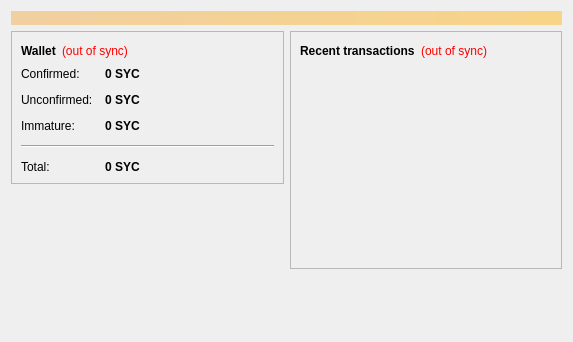
<?xml version="1.0" encoding="UTF-8"?>
<ui version="4.0">
 <class>OverviewPage</class>
 <widget class="QWidget" name="OverviewPage">
  <property name="geometry">
   <rect>
    <x>0</x>
    <y>0</y>
    <width>573</width>
    <height>342</height>
   </rect>
  </property>
  <property name="windowTitle">
   <string>Form</string>
  </property>
  <layout class="QVBoxLayout" name="topLayout">
   <item>
    <widget class="QLabel" name="labelAlerts">
     <property name="visible">
      <bool>false</bool>
     </property>
     <property name="styleSheet">
      <string notr="true">background-color: qlineargradient(x1: 0, y1: 0, x2: 1, y2: 0, stop:0 #F0D0A0, stop:1 #F8D488); color:#000000;</string>
     </property>
     <property name="wordWrap">
      <bool>true</bool>
     </property>
     <property name="margin">
      <number>3</number>
     </property>
    </widget>
   </item>
   <item>
    <layout class="QHBoxLayout" name="horizontalLayout" stretch="1,1">
     <item>
      <layout class="QVBoxLayout" name="verticalLayout_2">
       <item>
        <widget class="QFrame" name="frame">
         <property name="frameShape">
          <enum>QFrame::StyledPanel</enum>
         </property>
         <property name="frameShadow">
          <enum>QFrame::Raised</enum>
         </property>
         <layout class="QVBoxLayout" name="verticalLayout_4">
          <item>
           <layout class="QHBoxLayout" name="horizontalLayout_4">
            <item>
             <widget class="QLabel" name="label_5">
              <property name="font">
               <font>
                <weight>75</weight>
                <bold>true</bold>
               </font>
              </property>
              <property name="text">
               <string>Wallet</string>
              </property>
             </widget>
            </item>
            <item>
             <widget class="QLabel" name="labelWalletStatus">
              <property name="toolTip">
               <string>The displayed information may be out of date. Your wallet automatically synchronizes with the ShenYunCoin network after a connection is established, but this process has not completed yet.</string>
              </property>
              <property name="styleSheet">
               <string notr="true">QLabel { color: red; }</string>
              </property>
              <property name="text">
               <string notr="true">(out of sync)</string>
              </property>
              <property name="alignment">
               <set>Qt::AlignLeading|Qt::AlignLeft|Qt::AlignVCenter</set>
              </property>
             </widget>
            </item>
            <item>
             <spacer name="horizontalSpacer_2">
              <property name="orientation">
               <enum>Qt::Horizontal</enum>
              </property>
              <property name="sizeHint" stdset="0">
               <size>
                <width>40</width>
                <height>20</height>
               </size>
              </property>
             </spacer>
            </item>
           </layout>
          </item>
          <item>
           <layout class="QFormLayout" name="formLayout_2">
            <property name="fieldGrowthPolicy">
             <enum>QFormLayout::AllNonFixedFieldsGrow</enum>
            </property>
            <property name="horizontalSpacing">
             <number>12</number>
            </property>
            <property name="verticalSpacing">
             <number>12</number>
            </property>
            <item row="0" column="0">
             <widget class="QLabel" name="label">
              <property name="text">
               <string>Confirmed:</string>
              </property>
             </widget>
            </item>
            <item row="0" column="1">
             <widget class="QLabel" name="labelBalance">
              <property name="font">
               <font>
                <weight>75</weight>
                <bold>true</bold>
               </font>
              </property>
              <property name="cursor">
               <cursorShape>IBeamCursor</cursorShape>
              </property>
              <property name="toolTip">
               <string>Your current spendable balance</string>
              </property>
              <property name="text">
               <string notr="true">0 SYC</string>
              </property>
              <property name="textInteractionFlags">
               <set>Qt::LinksAccessibleByMouse|Qt::TextSelectableByKeyboard|Qt::TextSelectableByMouse</set>
              </property>
             </widget>
            </item>
            <item row="1" column="0">
             <widget class="QLabel" name="label_3">
              <property name="text">
               <string>Unconfirmed:</string>
              </property>
             </widget>
            </item>
            <item row="1" column="1">
             <widget class="QLabel" name="labelUnconfirmed">
              <property name="font">
               <font>
                <weight>75</weight>
                <bold>true</bold>
               </font>
              </property>
              <property name="cursor">
               <cursorShape>IBeamCursor</cursorShape>
              </property>
              <property name="toolTip">
               <string>Total of transactions that have yet to be confirmed, and do not yet count toward the spendable balance</string>
              </property>
              <property name="text">
               <string notr="true">0 SYC</string>
              </property>
              <property name="textInteractionFlags">
               <set>Qt::LinksAccessibleByMouse|Qt::TextSelectableByKeyboard|Qt::TextSelectableByMouse</set>
              </property>
             </widget>
            </item>
            <item row="2" column="0">
             <widget class="QLabel" name="labelImmatureText">
              <property name="text">
               <string>Immature:</string>
              </property>
             </widget>
            </item>
            <item row="2" column="1">
             <widget class="QLabel" name="labelImmature">
              <property name="font">
               <font>
                <weight>75</weight>
                <bold>true</bold>
               </font>
              </property>
              <property name="toolTip">
               <string>Mined balance that has not yet matured</string>
              </property>
              <property name="text">
               <string notr="true">0 SYC</string>
              </property>
              <property name="textInteractionFlags">
               <set>Qt::LinksAccessibleByMouse|Qt::TextSelectableByKeyboard|Qt::TextSelectableByMouse</set>
              </property>
             </widget>
            </item>
            <item row="4" column="0">
             <widget class="QLabel" name="labelTotalText">
              <property name="text">
               <string>Total:</string>
              </property>
             </widget>
            </item>
            <item row="4" column="1">
             <widget class="QLabel" name="labelTotal">
              <property name="font">
               <font>
                <weight>75</weight>
                <bold>true</bold>
               </font>
              </property>
              <property name="cursor">
               <cursorShape>IBeamCursor</cursorShape>
              </property>
              <property name="toolTip">
               <string>Your current total balance</string>
              </property>
              <property name="text">
               <string notr="true">0 SYC</string>
              </property>
              <property name="textInteractionFlags">
               <set>Qt::LinksAccessibleByMouse|Qt::TextSelectableByKeyboard|Qt::TextSelectableByMouse</set>
              </property>
             </widget>
            </item>
            <item row="3" column="0" colspan="2">
             <widget class="Line" name="line">
              <property name="orientation">
               <enum>Qt::Horizontal</enum>
              </property>
             </widget>
            </item>
           </layout>
          </item>
         </layout>
        </widget>
       </item>
       <item>
        <spacer name="verticalSpacer">
         <property name="orientation">
          <enum>Qt::Vertical</enum>
         </property>
         <property name="sizeHint" stdset="0">
          <size>
           <width>20</width>
           <height>40</height>
          </size>
         </property>
        </spacer>
       </item>
      </layout>
     </item>
     <item>
      <layout class="QVBoxLayout" name="verticalLayout_3">
       <item>
        <widget class="QFrame" name="frame_2">
         <property name="frameShape">
          <enum>QFrame::StyledPanel</enum>
         </property>
         <property name="frameShadow">
          <enum>QFrame::Raised</enum>
         </property>
         <layout class="QVBoxLayout" name="verticalLayout">
          <item>
           <layout class="QHBoxLayout" name="horizontalLayout_2">
            <item>
             <widget class="QLabel" name="label_4">
              <property name="text">
               <string>&lt;b&gt;Recent transactions&lt;/b&gt;</string>
              </property>
             </widget>
            </item>
            <item>
             <widget class="QLabel" name="labelTransactionsStatus">
              <property name="toolTip">
               <string>The displayed information may be out of date. Your wallet automatically synchronizes with the ShenYunCoin network after a connection is established, but this process has not completed yet.</string>
              </property>
              <property name="styleSheet">
               <string notr="true">QLabel { color: red; }</string>
              </property>
              <property name="text">
               <string notr="true">(out of sync)</string>
              </property>
              <property name="alignment">
               <set>Qt::AlignRight|Qt::AlignTrailing|Qt::AlignVCenter</set>
              </property>
             </widget>
            </item>
            <item>
             <spacer name="horizontalSpacer">
              <property name="orientation">
               <enum>Qt::Horizontal</enum>
              </property>
              <property name="sizeHint" stdset="0">
               <size>
                <width>40</width>
                <height>20</height>
               </size>
              </property>
             </spacer>
            </item>
           </layout>
          </item>
          <item>
           <widget class="QListView" name="listTransactions">
            <property name="styleSheet">
             <string notr="true">QListView { background: transparent; }</string>
            </property>
            <property name="frameShape">
             <enum>QFrame::NoFrame</enum>
            </property>
            <property name="verticalScrollBarPolicy">
             <enum>Qt::ScrollBarAlwaysOff</enum>
            </property>
            <property name="horizontalScrollBarPolicy">
             <enum>Qt::ScrollBarAlwaysOff</enum>
            </property>
            <property name="selectionMode">
             <enum>QAbstractItemView::NoSelection</enum>
            </property>
           </widget>
          </item>
         </layout>
        </widget>
       </item>
       <item>
        <spacer name="verticalSpacer_2">
         <property name="orientation">
          <enum>Qt::Vertical</enum>
         </property>
         <property name="sizeHint" stdset="0">
          <size>
           <width>20</width>
           <height>40</height>
          </size>
         </property>
        </spacer>
       </item>
      </layout>
     </item>
    </layout>
   </item>
  </layout>
 </widget>
 <resources/>
 <connections/>
</ui>
